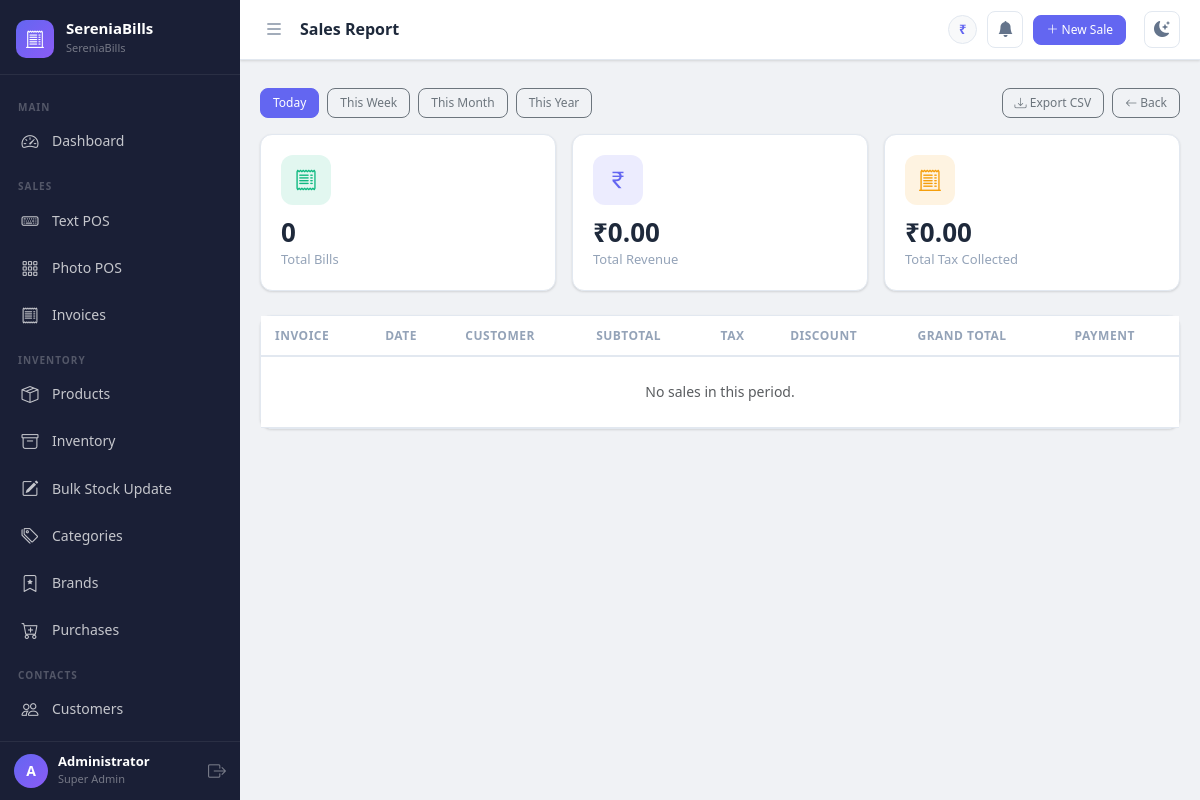
The app's page /reports/sales (signed in) with its own data.
### app.py (models this page shows, shortened)
class Settings(db.Model):
    __tablename__ = 'settings'
    id = db.Column(db.Integer, primary_key=True)
    company_name = db.Column(db.String(150), default='SereniaBills')
    logo = db.Column(db.String(255))
    gst_number = db.Column(db.String(50))
    address = db.Column(db.String(255))
    phone = db.Column(db.String(20))
    email = db.Column(db.String(120))
    currency_symbol = db.Column(db.String(10), default='₹')
    invoice_prefix = db.Column(db.String(10), default='INV-')
    default_tax_rate = db.Column(db.Float, default=0)
    theme = db.Column(db.String(20), default='light')
    next_invoice_number = db.Column(db.Integer, default=1)

class User(UserMixin, db.Model):
    __tablename__ = 'users'
    id = db.Column(db.Integer, primary_key=True)
    username = db.Column(db.String(80), unique=True, nullable=False)
    email = db.Column(db.String(120), unique=True)
    password_hash = db.Column(db.String(255), nullable=False)
    full_name = db.Column(db.String(120))
    role_id = db.Column(db.Integer, db.ForeignKey('roles.id'), nullable=False)
    active = db.Column(db.Boolean, default=True)
    created_at = db.Column(db.DateTime, default=datetime.utcnow)
    def is_super_admin(self):
        return self.role and self.role.name == 'super_admin'

class Role(db.Model):
    __tablename__ = 'roles'
    id = db.Column(db.Integer, primary_key=True)
    name = db.Column(db.String(50), unique=True, nullable=False)  # super_admin, staff
    description = db.Column(db.String(255))
    users = db.relationship('User', backref='role', lazy=True)

### app.py (the view)
@app.route('/reports/sales')
@login_required
def report_sales():
    period = request.args.get('period', 'daily')
    today = date.today()
    if period == 'daily':
        start = today
    elif period == 'weekly':
        start = today - timedelta(days=today.weekday())
    elif period == 'monthly':
        start = today.replace(day=1)
    elif period == 'yearly':
        start = today.replace(month=1, day=1)
    else:
        start = today
    sales_list = Sale.query.filter(func.date(Sale.created_at) >= start,
                                    Sale.status == 'completed').order_by(Sale.created_at.desc()).all()
    total = sum(s.grand_total for s in sales_list)
    tax_total = sum(s.tax_amount for s in sales_list)
    return render_template('report_sales.html', sales=sales_list, total=total,
                            tax_total=tax_total, period=period, start=start)

### app.py (called while the page is built)
@login_manager.user_loader
def load_user(user_id):
    return User.query.get(int(user_id))

def get_settings():
    settings = Settings.query.first()
    if not settings:
        settings = Settings()
        db.session.add(settings)
        db.session.commit()
    return settings

@app.context_processor
def inject_globals():
    return dict(settings=get_settings(), now=datetime.utcnow())

### templates/report_sales.html (shortened to what this page needs)
{% extends "base.html" %}
{% block page_title %}Sales Report{% endblock %}
{% block content %}
<div class="d-flex justify-content-between align-items-center mb-3 flex-wrap gap-2">
  <div class="d-flex gap-2">
    {% for p, label in [('daily','Today'),('weekly','This Week'),('monthly','This Month'),('yearly','This Year')] %}
    <a href="{{ url_for('report_sales', period=p) }}" class="btn btn-sm {% if period == p %}btn-primary{% else %}btn-outline-secondary{% endif %}">{{ label }}</a>
    {% endfor %}
  </div>
  <div class="d-flex gap-2">
    <a href="{{ url_for('export_report_csv', report_type='sales') }}" class="btn btn-sm btn-outline-secondary"><i class="bi bi-download"></i> Export CSV</a>
    <a href="{{ url_for('reports') }}" class="btn btn-sm btn-outline-secondary"><i class="bi bi-arrow-left"></i> Back</a>
  </div>
</div>
<div class="row g-3 mb-4">
  <div class="col-sm-4"><div class="stat-card"><div class="stat-card-icon green"><i class="bi bi-receipt"></i></div><div class="stat-card-value">{{ sales|length }}</div><div class="stat-card-label">Total Bills</div></div></div>
  <div class="col-sm-4"><div class="stat-card"><div class="stat-card-icon indigo"><i class="bi bi-currency-rupee"></i></div><div class="stat-card-value">{{ settings.currency_symbol }}{{ "%.2f"|format(total) }}</div><div class="stat-card-label">Total Revenue</div></div></div>
  <div class="col-sm-4"><div class="stat-card"><div class="stat-card-icon amber"><i class="bi bi-receipt-cutoff"></i></div><div class="stat-card-value">{{ settings.currency_symbol }}{{ "%.2f"|format(tax_total) }}</div><div class="stat-card-label">Total Tax Collected</div></div></div>
</div>
<div class="card"><div class="card-body p-0"><div class="table-responsive">
  <table class="table mb-0">
    <thead><tr><th>Invoice</th><th>Date</th><th>Customer</th><th>Subtotal</th><th>Tax</th><th>Discount</th><th>Grand Total</th><th>Payment</th></tr></thead>
    <tbody>
      {% for s in sales %}
      <tr>
        <td><a href="{{ url_for('view_invoice', sale_id=s.id) }}" style="color:var(--brand-accent);font-weight:700">{{ s.invoice_number }}</a></td>
        <td style="font-size:12px">{{ s.created_at.strftime('%d %b %Y, %H:%M') }}</td>
        <td>{{ s.customer.name if s.customer else 'Walk-in' }}</td>
        <td>{{ settings.currency_symbol }}{{ "%.2f"|format(s.subtotal) }}</td>
        <td>{{ settings.currency_symbol }}{{ "%.2f"|format(s.tax_amount) }}</td>
        <td>{{ settings.currency_symbol }}{{ "%.2f"|format(s.discount_amount) }}</td>
        <td class="fw-bold">{{ settings.currency_symbol }}{{ "%.2f"|format(s.grand_total) }}</td>
        <td><span class="badge bg-secondary">{{ s.payment_method }}</span></td>
      </tr>
      {% else %}
      <tr><td colspan="8" class="text-center text-muted py-4">No sales in this period.</td></tr>
      {% endfor %}
    </tbody>
  </table>
</div></div></div>
{% endblock %}

### templates/base.html (shortened to what this page needs)
<!DOCTYPE html>
<html lang="en" data-theme="{{ settings.theme }}">
<head>
    <link rel="stylesheet" href="https://cdn.jsdelivr.net/npm/bootstrap@5.3.2/dist/css/bootstrap.min.css">
    <link rel="stylesheet" href="https://cdn.jsdelivr.net/npm/bootstrap-icons@1.11.3/font/bootstrap-icons.css">
    <link rel="stylesheet" href="{{ url_for('static', filename='css/main.css') }}">
</head>
<body>
<div class="sb-wrapper">
  <nav id="sidebar" class="sb-sidebar">
    <div class="sb-brand">
      {% if settings.logo %}
        <img src="{{ url_for('static', filename='uploads/' + settings.logo) }}" class="sb-logo-img" alt="Logo">
      {% else %}
        <div class="sb-logo-icon"><i class="bi bi-receipt-cutoff"></i></div>
      {% endif %}
      <div class="sb-brand-text">
        <span class="sb-brand-name">SereniaBills</span>
        <span class="sb-brand-tagline">{{ settings.company_name }}</span>
      </div>
    </div>
    <div class="sb-nav">
      <div class="sb-section-label">Main</div>
      <a href="{{ url_for('dashboard') }}" class="sb-link {% if request.endpoint == 'dashboard' %}active{% endif %}">
        <i class="bi bi-speedometer2"></i><span>Dashboard</span>
      </a>
      <div class="sb-section-label">Sales</div>
      <a href="{{ url_for('pos_text') }}" class="sb-link {% if request.endpoint == 'pos_text' %}active{% endif %}">
        <i class="bi bi-keyboard"></i><span>Text POS</span>
      </a>
      <a href="{{ url_for('pos_photo') }}" class="sb-link {% if request.endpoint == 'pos_photo' %}active{% endif %}">
        <i class="bi bi-grid-3x3-gap"></i><span>Photo POS</span>
      </a>
      <a href="{{ url_for('invoices') }}" class="sb-link {% if request.endpoint == 'invoices' %}active{% endif %}">
        <i class="bi bi-receipt"></i><span>Invoices</span>
      </a>
      <div class="sb-section-label">Inventory</div>
      <a href="{{ url_for('products') }}" class="sb-link {% if request.endpoint in ['products','add_product','edit_product'] %}active{% endif %}">
        <i class="bi bi-box-seam"></i><span>Products</span>
      </a>
      <a href="{{ url_for('inventory') }}" class="sb-link {% if request.endpoint == 'inventory' %}active{% endif %}">
        <i class="bi bi-archive"></i><span>Inventory</span>
      </a>
      <a href="{{ url_for('bulk_stock_update') }}" class="sb-link {% if request.endpoint == 'bulk_stock_update' %}active{% endif %}">
        <i class="bi bi-pencil-square"></i><span>Bulk Stock Update</span>
      </a>
      <a href="{{ url_for('categories') }}" class="sb-link {% if request.endpoint == 'categories' %}active{% endif %}">
        <i class="bi bi-tags"></i><span>Categories</span>
      </a>
      <a href="{{ url_for('brands') }}" class="sb-link {% if request.endpoint == 'brands' %}active{% endif %}">
        <i class="bi bi-bookmark-star"></i><span>Brands</span>
      </a>
      <a href="{{ url_for('purchases') }}" class="sb-link {% if request.endpoint in ['purchases','add_purchase'] %}active{% endif %}">
        <i class="bi bi-cart-plus"></i><span>Purchases</span>
      </a>
      <div class="sb-section-label">Contacts</div>
      <a href="{{ url_for('customers') }}" class="sb-link {% if 'customer' in request.endpoint %}active{% endif %}">
        <i class="bi bi-people"></i><span>Customers</span>
      </a>
      <a href="{{ url_for('suppliers') }}" class="sb-link {% if 'supplier' in request.endpoint %}active{% endif %}">
      </a>
    </div>
    <div class="sb-footer">
      <div class="sb-user-info">
        <div class="sb-user-avatar">{{ current_user.username[0].upper() }}</div>
        <div>
          <div class="sb-user-name">{{ current_user.full_name or current_user.username }}</div>
          <div class="sb-user-role">{{ current_user.role.name.replace('_',' ').title() }}</div>
        </div>
      </div>
      <a href="{{ url_for('logout') }}" class="sb-logout" title="Logout"><i class="bi bi-box-arrow-right"></i></a>
    </div>
  </nav>
  <div class="sb-content" id="sbContent">
    <div class="sb-topbar">
      <button class="sb-toggle-btn" id="sidebarToggle" onclick="toggleSidebar()">
        <i class="bi bi-list"></i>
      </button>
      <div class="sb-topbar-title">{% block page_title %}{% endblock %}</div>
      <div class="sb-topbar-right">
        <span class="sb-currency-badge">{{ settings.currency_symbol }}</span>
        <div class="position-relative" id="alertBellWrap" style="cursor:pointer" onclick="toggleAlertDropdown()">
          <button class="sb-theme-btn" title="Stock Alerts">
            <i class="bi bi-bell-fill" id="bellIcon"></i>
          </button>
        </div>
        <a href="{{ url_for('pos_text') }}" class="btn btn-sm btn-primary me-2">
          <i class="bi bi-plus-lg"></i> New Sale
        </a>
        <button class="sb-theme-btn" onclick="toggleTheme()" title="Toggle Dark/Light">
          <i class="bi bi-moon-stars-fill" id="themeIcon"></i>
        </button>
      </div>
    </div>
    <div class="px-3 pt-2">
    </div>
    <div class="sb-main-content">
      {% block content %}{% endblock %}
    </div>
  </div>
</div>
</body>
</html>

### records on screen
Settings: company_name "SereniaBills", currency_symbol "₹"
User: username "A", full_name "Administrator"
Role: role.name.replace "Super Admin"

### other values on screen
{{ label }} "Today" "This Week" "This Month" "This Year"
{{ sales|length }} "0"
{{ "%.2f"|format(total) }} "0.00"
{{ "%.2f"|format(tax_total) }} "0.00"
